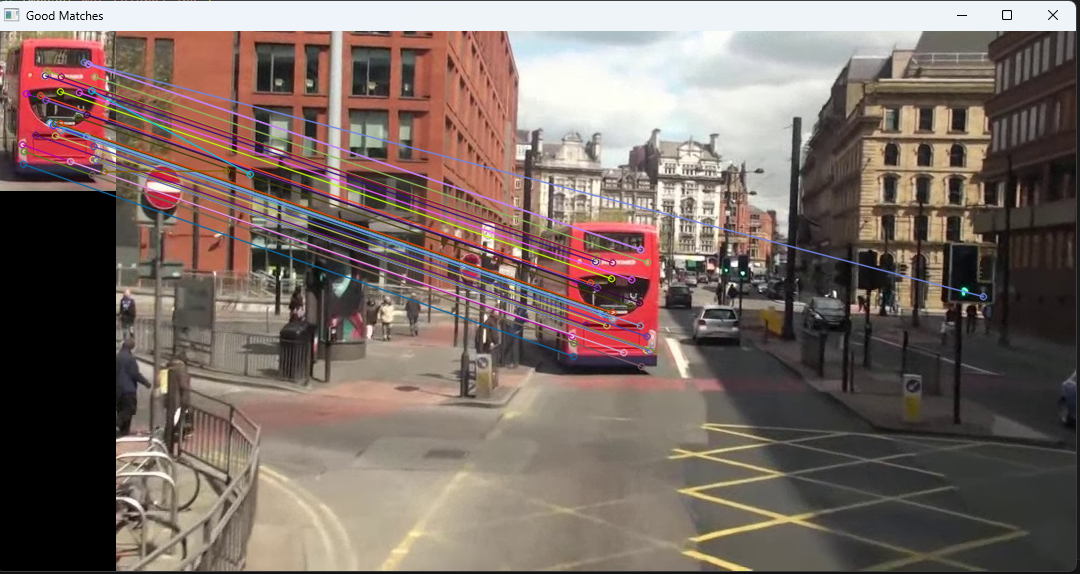

Recreate this plot in Python.
import cv2 as cv
import numpy as np
import matplotlib.pyplot as plt

img1 = cv.imread('mot_color70.jpg')[190:350, 440:560]
img2 = cv.imread('mot_color83.jpg')

gray1 = cv.cvtColor(img1, cv.COLOR_BGR2GRAY) # BGR 컬러 영상을 명암 영상으로 변환
gray2 = cv.cvtColor(img2, cv.COLOR_BGR2GRAY) # BGR 컬러 영상을 명암 영상으로 변환

sift = cv.SIFT.create()

kp1, des1 = sift.detectAndCompute(gray1, None)
kp2, des2 = sift.detectAndCompute(gray2, None)

flann_matcher = cv.FlannBasedMatcher.create()
knn_match = flann_matcher.knnMatch(des1, des2, 2)

T = 0.7
good_match = []
for nearest1, nearest2 in knn_match:
    if(nearest1.distance/nearest2.distance) < T:
        good_match.append(nearest1)

img_match = np.empty((max(img1.shape[0], img2.shape[0]), img1.shape[1] + img2.shape[1], 3), dtype = np.uint8)
cv.drawMatches(img1, kp1, img2, kp2, good_match, img_match, flags=cv.DrawMatchesFlags_NOT_DRAW_SINGLE_POINTS)

cv.imshow('Good Matches', img_match)

k = cv.waitKey()
cv.destroyAllWindows()
